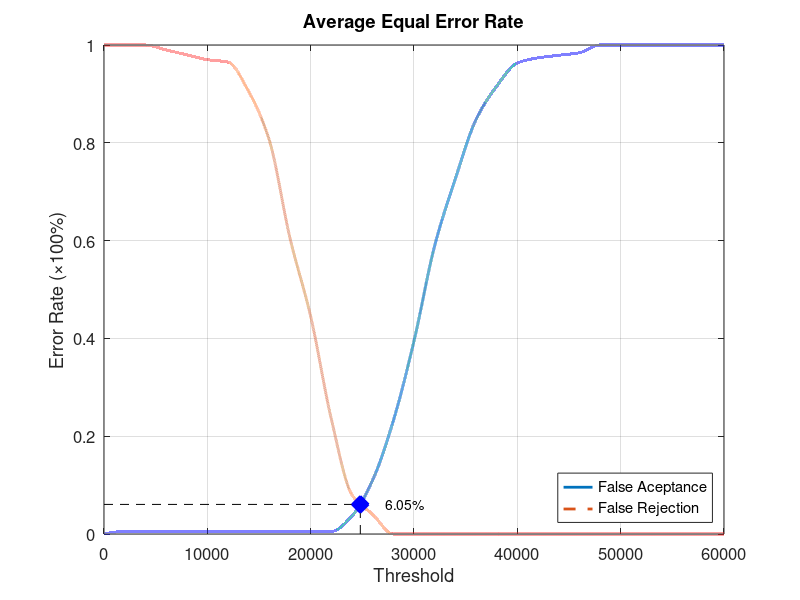
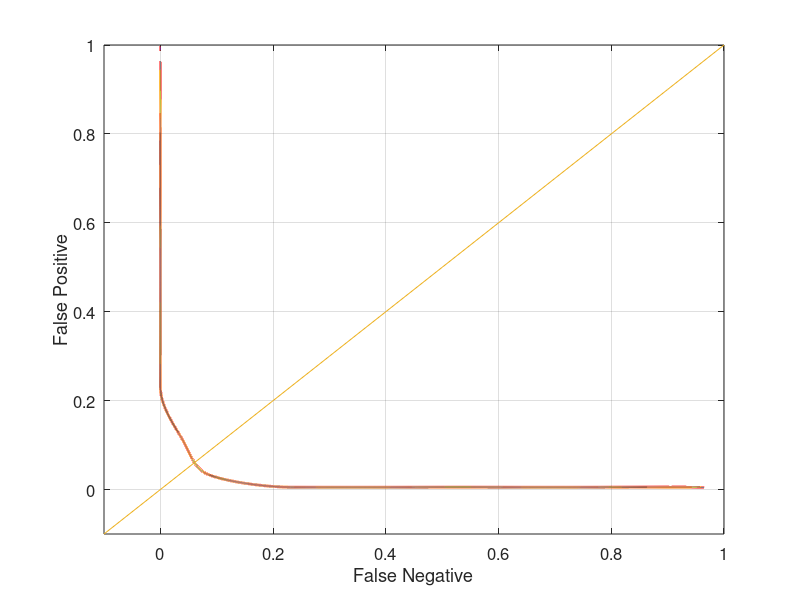

The MATLAB source for these figures, in order:
function yEER = Database1_1
close all;
clear;
clc;
x = 0:2000:60000;
xq = 0:0.5:60000;

y0 = [0 0.00526316 0.00526316 0.00526316 0.00526316 0.00526316 0.00526316 0.00526316 0.00526316 0.00526316 0.00526316 0.00526316 0.0368421 0.110526 0.231579 0.394737 0.589474 0.726316 0.847368 0.915789 0.963158 0.973684 0.978947 0.984211 1 1 1 1 1 1 1];
yy0 = interp1(x, y0, xq, 'pchip');
y1 = [1 1 1 0.99 0.98 0.97 0.965 0.905 0.805 0.605 0.445 0.235 0.08 0.04 0 0 0 0 0 0 0 0 0 0 0 0 0 0 0 0 0];
yy1 = interp1(x, y1, xq, 'pchip');

% Calculating EER: 
y2 = abs(y0 - y1);
find(y2 == min(y2))
yy2 = abs(yy0 - yy1);
xEER = find(yy2 == min(yy2));
xEERIndex = xq(xEER) % X-axis EER
yEER = yy0(xEER) % Y-axis EER

main = figure
plot(xq, yy0,'-','LineWidth', 2);	hold on
plot(xq, yy1,'--','LineWidth', 2);	hold on
plot([xEERIndex xEERIndex], [0 yEER], 'k--');	hold on
plot([0 xEERIndex], [yEER yEER], 'k--');	hold on
plot(xEERIndex, yEER, 'bx', 'LineWidth', 10);	hold on
text(xEERIndex + 10 * xEERIndex / 100, yEER, [num2str(round((10000 * yEER)) / 100) '%'])
legend('False Aceptance', 'False Rejection', 'Location', 'SouthEast')
xlabel('Threshold')
ylabel('Error Rate (\times100%)')
title('Average Equal Error Rate')
set(gca, 'FontSize', 12)
axis([0 60000 0 1])
grid on

print(main, 'Database1_1Main', '-dpng');
FNRxFPR = figure('Color', [1 1 1]);
plot(yy1, yy0, '-', yy1, yy0, 'LineWidth', 2);
hold on
y = -0.1:0.1:1
plot(y, y); 
set(gca, 'FontSize', 12)
xlabel('False Negative')
ylabel('False Positive')
axis([-0.1 1 -0.1 1])
set(gca, 'FontSize', 12)
grid on

print(FNRxFPR, 'Database1_1FNRxFPR','-dpng');
end
